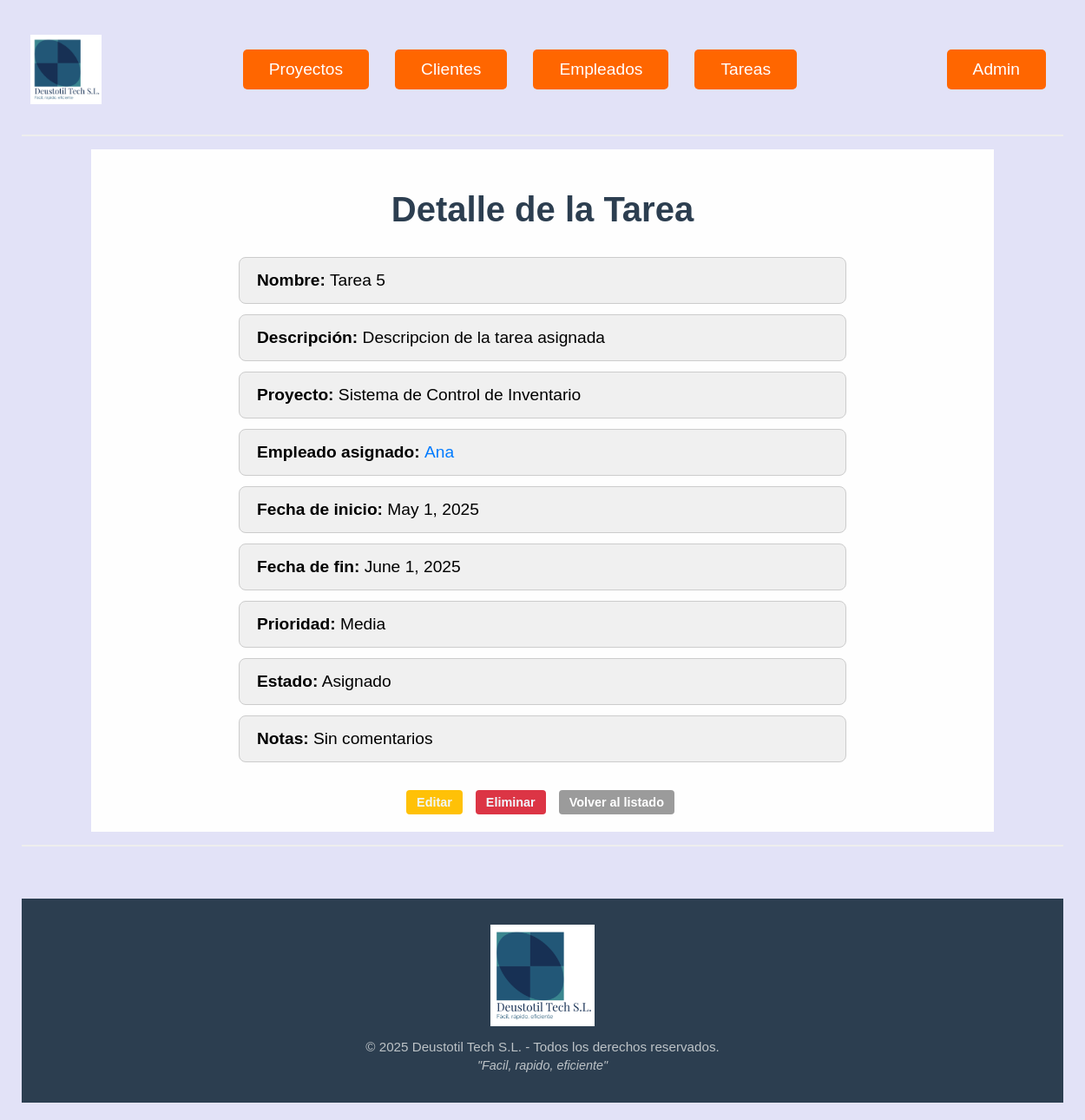
/GP/tareas/5/ (signed in), run on an earlier commit of the app's database.
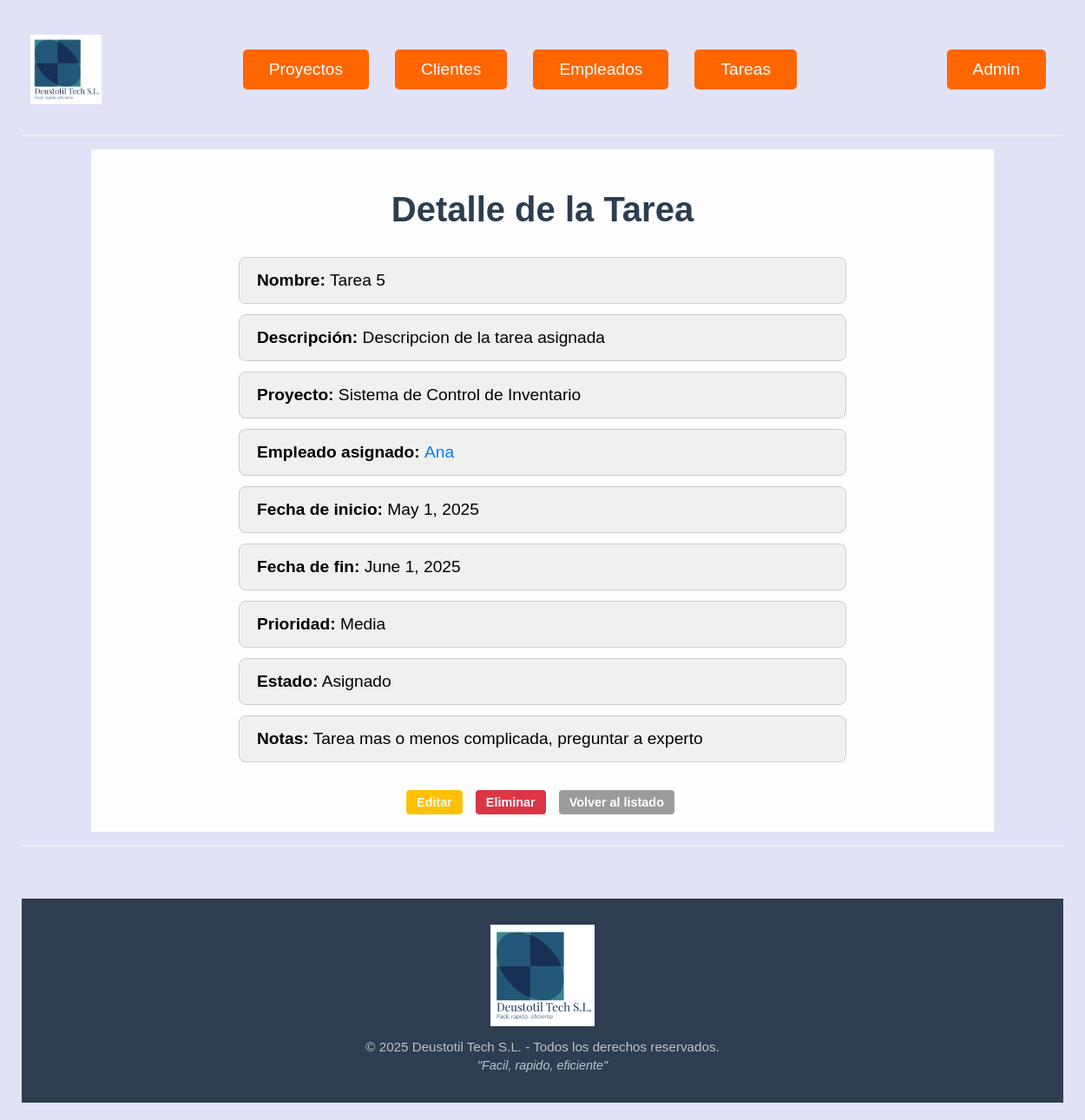
And on a later commit of the database.
### gestion_produccion_G6/models.py (models this page shows, shortened)
class Tarea(models.Model):
    proyecto = models.ForeignKey(Proyecto, on_delete=models.CASCADE)
    empleado = models.ForeignKey(Empleado, on_delete=models.CASCADE,related_name="tareas_empleado")
    nombre = models.CharField(max_length=50)
    descripcion = models.TextField(default="Descripción de la tarea")
    fecha_ini = models.DateField(default=datetime.date.today)
    fecha_fin = models.DateField(default=datetime.date.today)
    prioridad = models.CharField(
        max_length=20,
        choices=[
            ('Baja', 'Baja'),
            ('Media', 'Media'),
            ('Alta', 'Alta')],
        default='Baja'
    )
    estado = models.CharField(
        max_length=20,
        choices=[
            ('Abierto', 'Abierto'),
            ('Asignado', 'Asignado'),
            ('En proceso', 'En proceso'),
            ('Finalizada', 'Finalizada')
        ],
        default='Abierto'
    )
    notas = models.TextField(default="Notas del empleado")

class Proyecto(models.Model):
    nombre = models.CharField(max_length=50)
    descripcion = models.TextField(max_length=500, default="Descripción no proporcionada")
    fecha_ini = models.DateField(default=datetime.date.today)
    fecha_fin = models.DateField(default=datetime.date.today)
    presupuesto = models.IntegerField(default=0)
    cliente = models.ForeignKey('Cliente', on_delete=models.CASCADE, null=True, blank=True, related_name='proyectos')
    responsables = models.ManyToManyField('Empleado', blank=True, related_name='proyectos_responsables')
    def __str__(self):
        return self.nombre

class Empleado(models.Model):
    dni = models.CharField(max_length=10, unique=True)
    nombre = models.CharField(max_length=50)
    apellidos = models.CharField(max_length=100)
    email = models.EmailField()
    telefono = models.CharField(max_length=15)

### gestion_produccion_G6/views.py (the view)
# urls.py: path('tareas/<int:pk>/', views.TareaDetailView.as_view(), name='tarea_detail'),
class TareaDetailView(LoginRequiredMixin, DetailView):
    model = Tarea
    template_name = 'tarea_detail.html'
    context_object_name = 'tarea'

### gestion_produccion_G6/templates/Tarea_detail.html
{% extends "base.html" %} {% block content %}
<h1>Detalle de la Tarea</h1>
<ul class="lista_general">
  <li class="lista"><strong>Nombre:</strong> {{ tarea.nombre }}</li>
  <li class="lista"><strong>Descripción:</strong> {{ tarea.descripcion }}</li>
  <li class="lista"><strong>Proyecto:</strong> {{ tarea.proyecto }}</li>
  <li class="lista">
    <strong>Empleado asignado:</strong> <a href="{% url 'empleado_detail' tarea.empleado.pk %}" class="referencia">
      {{tarea.empleado.nombre}} {{tarea.empleado.apellido}}</a>
  </li>
  <li class="lista"><strong>Fecha de inicio:</strong> {{ tarea.fecha_ini }}</li>
  <li class="lista"><strong>Fecha de fin:</strong> {{ tarea.fecha_fin }}</li>
  <li class="lista"><strong>Prioridad:</strong> {{ tarea.prioridad }}</li>
  <li class="lista"><strong>Estado:</strong> {{ tarea.estado }}</li>
  <li class="lista"><strong>Notas:</strong> {{ tarea.notas }}</li>
</ul>
<div class="botones_centrados">
  <a href="{% url 'tarea_update' tarea.pk %}" class="boton_editar">Editar</a>
  <a href="{% url 'tarea_delete' tarea.pk %}" class="boton_eliminar"
    >Eliminar</a
  >
  <a href="{% url 'tarea_list' %}" class="boton_cancelar">Volver al listado</a>
</div>
{% endblock %}

### gestion_produccion_G6/templates/base.html (shortened to what this page needs)
{% load static %}
<!DOCTYPE html>
<html lang="es">
  <head>
    <link rel="stylesheet" href="{% static 'CSS/general.css' %}" />
  </head>
  <body>
    <div class="div_principal">
      <nav class="barra_navegacion">
        <a href="{% url 'landing' %}?vengo_de=boton_arriba">
          <img src="{% static 'images/logo.png' %}" alt="Logo de Deustotil Tech S.L." class="img_inicio" />
        </a>
        <div class="navegacion_enlaces">
          <a href="{% url 'proyecto_list' %}?vengo_de=boton_arriba" class="inicio">Proyectos</a>
          <a href="{% url 'cliente_list' %}?vengo_de=boton_arriba" class="inicio">Clientes</a>
          <a href="{% url 'empleado_list' %}?vengo_de=boton_arriba" class="inicio">Empleados</a>
          <a href="{% url 'tarea_list' %}?vengo_de=boton_arriba" class="inicio">Tareas</a>
        </div>
        <div class="navegacion_admin">
          <a href="{% url 'admin:index' %}?vengo_de=boton_arriba" class="inicio">Admin</a>
        </div>
      </nav>
      <hr />
      <div class="bloque_centrado">{% block content %} {% endblock %}</div>
      <hr />
    <footer class="mensaje_footer">
      <div class="footer_content">
        <img
          src="{% static 'images/logo.png' %}"
          alt="Logo de Deustotil Tech S.L."
          class="footer_logo"
        />
        <p class="footer_text">&copy; 2025 Deustotil Tech S.L. - Todos los derechos reservados.</p>
        <p class="footer_slogan">"Facil, rapido, eficiente"</p>
      </div>
    </footer>
    </div>
  </body>
</html>

### gestion_produccion_G6/static/CSS/general.css (style rules this page uses)
body { font-family: 'Arial', sans-serif; background-color: #e2e2f7; margin: 0; padding: 0; }
img { max-width: 150px; height: auto; display: block; margin: 20px auto; }
.div_principal { width: 100%; max-width: 1200px; margin: 0 auto; justify-content: center; padding: 20px; }
nav { justify-content: center; text-align: center; margin-bottom: 20px; }
hr { border: 0; border-top: 2px solid #eee; margin: 15px 0; }
.mensaje_footer { background-color: #2c3e50; color: #ecf0f1; padding: 30px 15px; text-align: center; margin-top: 60px; }
.footer_content { max-width: 1000px; margin: 0 auto; }
.footer_logo { max-width: 120px; height: auto; margin: 0 auto 15px; display: block; }
.footer_text, .footer_slogan { margin: 5px 0; font-size: 0.95rem; color: #bdc3c7; }
.footer_slogan { font-style: italic; font-size: 0.9rem; }
h1 { text-align: center; font-size: 2.5rem; color: #2c3e50; margin-bottom: 2rem; justify-content: center; }
p { font-size: 1.5rem; color: #555; margin-bottom: 2rem; }
.navegacion_enlaces a, .navegacion_admin a { background-color: rgb(255, 102, 0); text-decoration: none; padding: 12px 30px; font-size: 1.2rem; color: white; border-radius: 5px; display: inline-block; margin: 10px; }
nav.barra_navegacion { display: flex; align-items: center; justify-content: space-between; padding: 0px 10px; flex-wrap: wrap; gap: 10px; margin: 0 0 0; }
.navegacion_enlaces, .navegacion_admin { display: flex; flex-wrap: wrap; gap: 10px; }
.img_inicio { height: 80px; width: auto; }
.lista_general { list-style: none; padding: 0; max-width: 700px; margin: 0 auto; }
.lista { background-color: #f0f0f0; padding: 15px 20px; border: 1px solid #ccc; margin-bottom: 12px; border-radius: 8px; font-size: 1.2rem; list-style: none; }
.lista strong { font-size: 1.2rem; }
.boton_ver, .boton_editar, .boton_eliminar, .boton_cancelar, .boton_guardar, .boton_retrasada, .boton_ver_mas, .boton_favoritos { display: inline-block; padding: 6px 12px; font-size: 0.9rem; border-radius: 4px; margin-right: 5px; text-decoration: none; color:aliceblue; font-weight: bold; }
.boton_cancelar { background-color: #9b9b9b; color: white; }
.boton_editar { background-color: #ffc107; }
.boton_eliminar, .boton_retrasada { background-color: #dc3545; }
.bloque_centrado { max-width: 1000px; margin: 0 auto; padding: 20px; background-color: #fefefe; text-align: left; }
.botones_centrados { display: flex; justify-content: center; gap: 10px; flex-wrap: wrap; margin-top: 2rem; }
.referencia { background-color: transparent; padding: 0; margin: 0; border-radius: 0; color: #007bff; text-decoration: none; font-weight: 500; transition: color 0.3s ease; }

What changed in the data, as far as the page shows it:
changed Tarea "Tarea 5": notas "Sin comentarios" → "Tarea mas o menos complicada, preguntar a experto"
